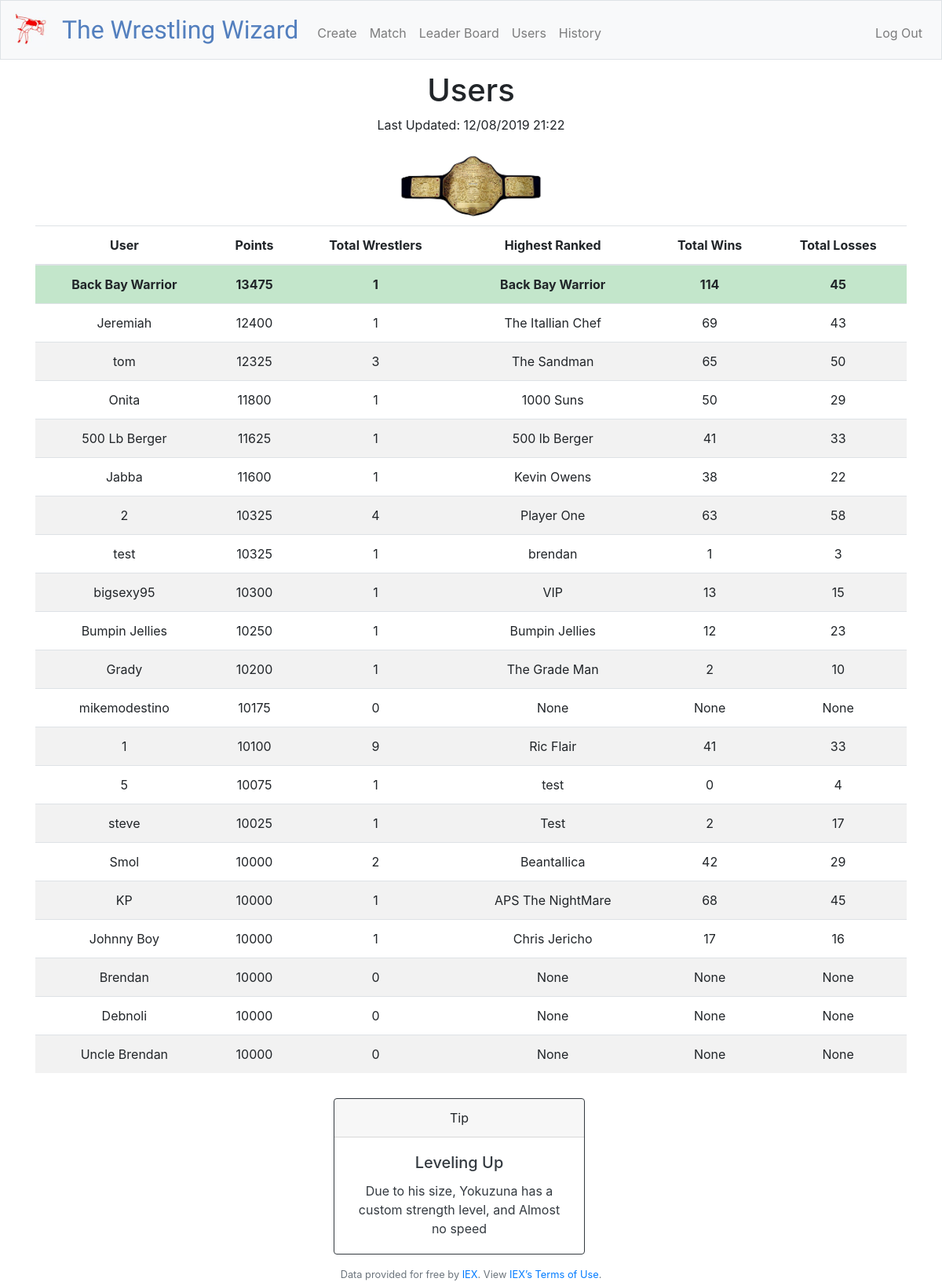
Page /users (signed in) on the committed database.
### tables this page shows
CREATE TABLE 'users' ('id' INTEGER PRIMARY KEY AUTOINCREMENT NOT NULL, 'username' TEXT NOT NULL, 'hash' TEXT NOT NULL, 'points' NUMERIC NOT NULL DEFAULT 10000.00 );

### application.py (the view)
@app.route("/users", methods=["GET"])
@login_required
def users():
    userRows = db.execute("SELECT * FROM users;")
    userRowsObject = []
    for user in userRows:
        totalWrestlers = db.execute("SELECT COUNT(*) FROM wrestlers WHERE userid = :userid and deleted = 0", userid=user['id'])
        topWrestler = db.execute(
            "SELECT MAX(wins) AS totalWins, name FROM wrestlers WHERE userid = :userid and deleted = 0", userid=user['id'])
        totalWins = db.execute(
            "SELECT MAX(wins) AS totalWins FROM wrestlers WHERE userid = :userid and deleted = 0", userid=user['id'])
        totalLosses = db.execute(
            "SELECT MAX(losses) AS totalLosses FROM wrestlers WHERE userid = :userid and deleted = 0", userid=user['id'])
        userItem = {
            "username": user['username'],
            "points": user['points'],
            "totalWrestlers": totalWrestlers[0]['COUNT(*)'],
            "topWrestler": topWrestler[0]['name'],
            "totalWins": totalWins[0]['totalWins'],
            "totalLosses": totalLosses[0]['totalLosses']
        }
        userRowsObject.append(userItem)
        userRowsObject.sort(key=operator.itemgetter('points'), reverse=True)
    return render_template("users.html", tips=random.choice(tips), now=dateForBoard, userRowsObject=userRowsObject)

### application.py (called while the page is built)
@app.after_request
def after_request(response):
    response.headers["Cache-Control"] = "no-cache, no-store, must-revalidate"
    response.headers["Expires"] = 0
    response.headers["Pragma"] = "no-cache"
    return response

### helpers.py (called while the page is built)
def login_required(f):
    @wraps(f)
    def decorated_function(*args, **kwargs):
        if session.get("user_id") is None:
            return redirect("/login")
        return f(*args, **kwargs)
    return decorated_function

### templates/users.html (shortened to what this page needs)
{% extends "layout.html" %}
{% block main %}
    <h1>Users</h1>
    <p>Last Updated: {{now}}</p>
    <img class="titleBelt" src="/static/images/titleBelt.jpg" alt="world title">
        <div class="table-responsive">
        <table id="results-table" class="table table-striped">
          <thead>
            <tr>
              <th scope="col">User</th>
              <th scope="col">Points</th>
              <th scope="col">Total Wrestlers</th>
              <th scope="col">Highest Ranked</th>
              <th scope="col">Total Wins</th>
              <th scope="col">Total Losses</th>
            </tr>
          </thead>
          <tbody class="leaderBoard">
        {% for user in userRowsObject %}
            <tr>
              <td>{{user["username"]}}</td>
              <td>{{user["points"]}}</td>
              <td>{{user["totalWrestlers"]}}</td>
              <td>{{user["topWrestler"]}}</td>
              <td>{{user["totalWins"]}}</td>
              <td>{{user["totalLosses"]}}</td>
            </tr>
        {% endfor %}
          </tbody>
        </table>
        </div>
            <div class="row">
                <div class="col">
                </div>
                <div class="col">
                  <div class="card border-dark mb-3" style="max-width: 20rem;">
                  <div class="card-header">Tip</div>
                  <d  iv class="card-body text-dark">
                    <h5 class="card-title">Leveling Up</h5>
                      <p class="card-text">{{tips}}</p>
                  </div>
               </div>
                <div class="col">
                </div>
            </div>
{% endblock %}

### templates/layout.html (shortened to what this page needs)
<!DOCTYPE html>
<html lang="en">
    <head>
        <link href="https://maxcdn.bootstrapcdn.com/bootstrap/4.1.3/css/bootstrap.min.css" rel="stylesheet">
        <link href="/static/styles.css" rel="stylesheet">
    </head>
    <body>
        <nav class="navbar navbar-expand-md navbar-light bg-light border">
            <img class="logo" src="/static/images/wrestlers.png" alt="wrestlers logo">
            <a class="navbar-brand" href="/"><span class="blue">The Wrestling Wizard</span></a>
            <div class="collapse navbar-collapse" id="navbar">
                {% if session.user_id %}
                    <ul class="navbar-nav mr-auto mt-2">
                        <li class="nav-item"><a class="nav-link" href="/create">Create</a></li>
                        <li class="nav-item"><a class="nav-link" href="/match">Match</a></li>
                        <li class="nav-item"><a class="nav-link" href="/leaderBoard">Leader Board</a></li>
                        <li class="nav-item"><a class="nav-link" href="/users">Users</a></li>
                        <li class="nav-item"><a class="nav-link" href="/history">History</a></li>
                    </ul>
                    <ul class="navbar-nav ml-auto mt-2">
                        <li class="nav-item"><a class="nav-link" href="/logout">Log Out</a></li>
                    </ul>
                {% else %}
                    <ul class="navbar-nav ml-auto mt-2">
                        <li class="nav-item"><a class="nav-link" href="/register">Register</a></li>
                        <li class="nav-item"><a class="nav-link" href="/login">Log In</a></li>
                    </ul>
                {% endif %}
            </div>
        </nav>
        <main class="container padding-top">
            {% block main %}{% endblock %}
        </main>
        <footer class="small text-center text-muted">
            Data provided for free by <a href="https://iextrading.com/developer">IEX</a>. View <a href="https://iextrading.com/api-exhibit-a/">IEX’s Terms of Use</a>.
        </footer>
    </body>
</html>

### static/styles.css (style rules this page uses)
.padding-top { padding-top: 15px; }
.titleBelt { max-height: 100px; }
.logo { max-height: 45px; padding-right: 20px; }
.navbar-brand { font-family: 'Amaranth'; color: #007bff; }
.leaderBoard tr:first-child td { background-color: #c3e6cb; font-weight: bold; }
nav .navbar-brand { font-size: xx-large; }
nav .navbar-brand .blue { color: #537fbe; }
main { overflow-x: auto; text-align: center; }
main img { max-width: 100%; }

### rows in the picture
users: username "Back Bay Warrior", points "13475", totalWrestlers "1", topWrestler "Back Bay Warrior", totalWins "114", totalLosses "45"
users: username "Jeremiah", points "12400", totalWrestlers "1", topWrestler "The Itallian Chef", totalWins "69", totalLosses "43"
users: username "tom", points "12325", totalWrestlers "3", topWrestler "The Sandman", totalWins "65", totalLosses "50"
users: username "Onita", points "11800", totalWrestlers "1", topWrestler "1000 Suns", totalWins "50", totalLosses "29"
users: username "500 Lb Berger", points "11625", totalWrestlers "1", topWrestler "500 lb Berger", totalWins "41", totalLosses "33"
users: username "Jabba", points "11600", totalWrestlers "1", topWrestler "Kevin Owens", totalWins "38", totalLosses "22"
users: username "2", points "10325", totalWrestlers "4", topWrestler "Player One", totalWins "63", totalLosses "58"
users: username "test", points "10325", totalWrestlers "1", topWrestler "brendan", totalWins "1", totalLosses "3"
users: username "bigsexy95", points "10300", totalWrestlers "1", topWrestler "VIP", totalWins "13", totalLosses "15"
users: username "Bumpin Jellies", points "10250", totalWrestlers "1", topWrestler "Bumpin Jellies", totalWins "12", totalLosses "23"
users: username "Grady", points "10200", totalWrestlers "1", topWrestler "The Grade Man", totalWins "2", totalLosses "10"
users: username "mikemodestino", points "10175", totalWrestlers "0", topWrestler "None", totalWins "None", totalLosses "None"
users: username "1", points "10100", totalWrestlers "9", topWrestler "Ric Flair", totalWins "41", totalLosses "33"
users: username "5", points "10075", totalWrestlers "1", topWrestler "test", totalWins "0", totalLosses "4"
users: username "steve", points "10025", totalWrestlers "1", topWrestler "Test", totalWins "2", totalLosses "17"
users: username "Smol", points "10000", totalWrestlers "2", topWrestler "Beantallica", totalWins "42", totalLosses "29"
users: username "KP", points "10000", totalWrestlers "1", topWrestler "APS The NightMare", totalWins "68", totalLosses "45"
users: username "Johnny Boy", points "10000", totalWrestlers "1", topWrestler "Chris Jericho", totalWins "17", totalLosses "16"
users: username "Brendan", points "10000", totalWrestlers "0", topWrestler "None", totalWins "None", totalLosses "None"
users: username "Debnoli", points "10000", totalWrestlers "0", topWrestler "None", totalWins "None", totalLosses "None"
users: username "Uncle Brendan", points "10000", totalWrestlers "0", topWrestler "None", totalWins "None", totalLosses "None"

### other values in the picture
{{ now }} "12/08/2019 21:22"
